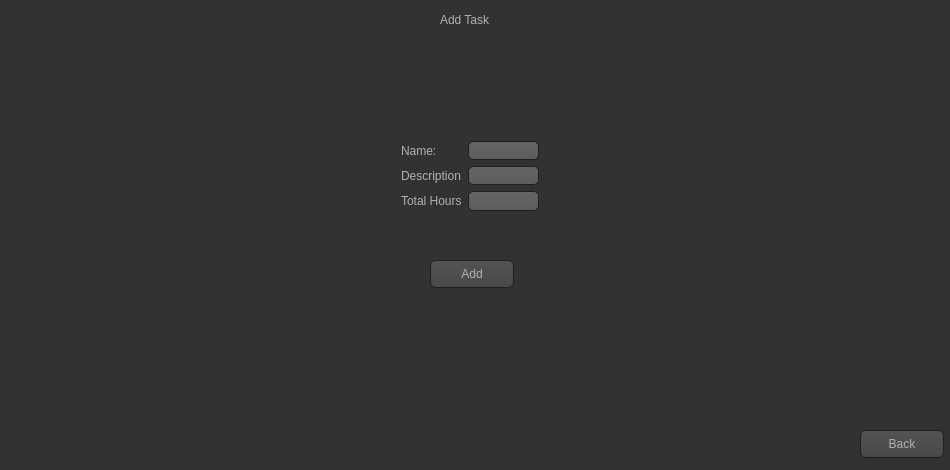
<?xml version="1.0" encoding="UTF-8"?>
<ui version="4.0">
 <class>MainWindow</class>
 <widget class="QMainWindow" name="MainWindow">
  <property name="geometry">
   <rect>
    <x>0</x>
    <y>0</y>
    <width>950</width>
    <height>470</height>
   </rect>
  </property>
  <property name="windowTitle">
   <string>MainWindow</string>
  </property>
  <property name="styleSheet">
   <string notr="true">QToolTip
{
     border: 1px solid black;
     background-color: #ffa02f;
     padding: 1px;
     border-radius: 3px;
     opacity: 100;
}

QWidget
{
    color: #b1b1b1;
    background-color: #323232;
}

QWidget:item:hover
{
    background-color: QLinearGradient( x1: 0, y1: 0, x2: 0, y2: 1, stop: 0 #ffa02f, stop: 1 #ca0619);
    color: #000000;
}

QWidget:item:selected
{
    background-color: QLinearGradient( x1: 0, y1: 0, x2: 0, y2: 1, stop: 0 #ffa02f, stop: 1 #d7801a);
}

QMenuBar::item
{
    background: transparent;
}

QMenuBar::item:selected
{
    background: transparent;
    border: 1px solid #ffaa00;
}

QMenuBar::item:pressed
{
    background: #444;
    border: 1px solid #000;
    background-color: QLinearGradient(
        x1:0, y1:0,
        x2:0, y2:1,
        stop:1 #212121,
        stop:0.4 #343434/*,
        stop:0.2 #343434,
        stop:0.1 #ffaa00*/
    );
    margin-bottom:-1px;
    padding-bottom:1px;
}

QMenu
{
    border: 1px solid #000;
}

QMenu::item
{
    padding: 2px 20px 2px 20px;
}

QMenu::item:selected
{
    color: #000000;
}

QWidget:disabled
{
    color: #404040;
    background-color: #323232;
}

QAbstractItemView
{
    background-color: QLinearGradient( x1: 0, y1: 0, x2: 0, y2: 1, stop: 0 #4d4d4d, stop: 0.1 #646464, stop: 1 #5d5d5d);
}

QWidget:focus
{
    border: 2px solid QLinearGradient( x1: 0, y1: 0, x2: 0, y2: 1, stop: 0 #ffa02f, stop: 1 #d7801a);
}

QLineEdit
{
    background-color: QLinearGradient( x1: 0, y1: 0, x2: 0, y2: 1, stop: 0 #4d4d4d, stop: 0 #646464, stop: 1 #5d5d5d);
    padding: 1px;
    border-style: solid;
    border: 1px solid #1e1e1e;
    border-radius: 5;
}

QPushButton
{
    color: #b1b1b1;
    background-color: QLinearGradient( x1: 0, y1: 0, x2: 0, y2: 1, stop: 0 #565656, stop: 0.1 #525252, stop: 0.5 #4e4e4e, stop: 0.9 #4a4a4a, stop: 1 #464646);
    border-width: 1px;
    border-color: #1e1e1e;
    border-style: solid;
    border-radius: 6;
    padding: 3px;
    font-size: 12px;
    padding-left: 5px;
    padding-right: 5px;
}

QPushButton:pressed
{
    background-color: QLinearGradient( x1: 0, y1: 0, x2: 0, y2: 1, stop: 0 #2d2d2d, stop: 0.1 #2b2b2b, stop: 0.5 #292929, stop: 0.9 #282828, stop: 1 #252525);
}

QComboBox
{
    selection-background-color: #ffaa00;
    background-color: QLinearGradient( x1: 0, y1: 0, x2: 0, y2: 1, stop: 0 #565656, stop: 0.1 #525252, stop: 0.5 #4e4e4e, stop: 0.9 #4a4a4a, stop: 1 #464646);
    border-style: solid;
    border: 1px solid #1e1e1e;
    border-radius: 5;
}

QComboBox:hover,QPushButton:hover
{
    border: 2px solid QLinearGradient( x1: 0, y1: 0, x2: 0, y2: 1, stop: 0 #ffa02f, stop: 1 #d7801a);
}


QComboBox:on
{
    padding-top: 3px;
    padding-left: 4px;
    background-color: QLinearGradient( x1: 0, y1: 0, x2: 0, y2: 1, stop: 0 #2d2d2d, stop: 0.1 #2b2b2b, stop: 0.5 #292929, stop: 0.9 #282828, stop: 1 #252525);
    selection-background-color: #ffaa00;
}

QComboBox QAbstractItemView
{
    border: 2px solid darkgray;
    selection-background-color: QLinearGradient( x1: 0, y1: 0, x2: 0, y2: 1, stop: 0 #ffa02f, stop: 1 #d7801a);
}


QGroupBox:focus
{
border: 2px solid QLinearGradient( x1: 0, y1: 0, x2: 0, y2: 1, stop: 0 #ffa02f, stop: 1 #d7801a);
}

QTextEdit:focus
{
    border: 2px solid QLinearGradient( x1: 0, y1: 0, x2: 0, y2: 1, stop: 0 #ffa02f, stop: 1 #d7801a);
}

QScrollBar:horizontal {
     border: 1px solid #222222;
     background: QLinearGradient( x1: 0, y1: 0, x2: 0, y2: 1, stop: 0.0 #121212, stop: 0.2 #282828, stop: 1 #484848);
     height: 7px;
     margin: 0px 16px 0 16px;
}

QScrollBar::handle:horizontal
{
      background: QLinearGradient( x1: 0, y1: 0, x2: 1, y2: 0, stop: 0 #ffa02f, stop: 0.5 #d7801a, stop: 1 #ffa02f);
      min-height: 20px;
      border-radius: 2px;
}

QScrollBar::add-line:horizontal {
      border: 1px solid #1b1b19;
      border-radius: 2px;
      background: QLinearGradient( x1: 0, y1: 0, x2: 1, y2: 0, stop: 0 #ffa02f, stop: 1 #d7801a);
      width: 14px;
      subcontrol-position: right;
      subcontrol-origin: margin;
}

QScrollBar::sub-line:horizontal {
      border: 1px solid #1b1b19;
      border-radius: 2px;
      background: QLinearGradient( x1: 0, y1: 0, x2: 1, y2: 0, stop: 0 #ffa02f, stop: 1 #d7801a);
      width: 14px;
     subcontrol-position: left;
     subcontrol-origin: margin;
}

QScrollBar::right-arrow:horizontal, QScrollBar::left-arrow:horizontal
{
      border: 1px solid black;
      width: 1px;
      height: 1px;
      background: white;
}

QScrollBar::add-page:horizontal, QScrollBar::sub-page:horizontal
{
      background: none;
}

QScrollBar:vertical
{
      background: QLinearGradient( x1: 0, y1: 0, x2: 1, y2: 0, stop: 0.0 #121212, stop: 0.2 #282828, stop: 1 #484848);
      width: 7px;
      margin: 16px 0 16px 0;
      border: 1px solid #222222;
}

QScrollBar::handle:vertical
{
      background: QLinearGradient( x1: 0, y1: 0, x2: 0, y2: 1, stop: 0 #ffa02f, stop: 0.5 #d7801a, stop: 1 #ffa02f);
      min-height: 20px;
      border-radius: 2px;
}

QScrollBar::add-line:vertical
{
      border: 1px solid #1b1b19;
      border-radius: 2px;
      background: QLinearGradient( x1: 0, y1: 0, x2: 0, y2: 1, stop: 0 #ffa02f, stop: 1 #d7801a);
      height: 14px;
      subcontrol-position: bottom;
      subcontrol-origin: margin;
}

QScrollBar::sub-line:vertical
{
      border: 1px solid #1b1b19;
      border-radius: 2px;
      background: QLinearGradient( x1: 0, y1: 0, x2: 0, y2: 1, stop: 0 #d7801a, stop: 1 #ffa02f);
      height: 14px;
      subcontrol-position: top;
      subcontrol-origin: margin;
}

QScrollBar::up-arrow:vertical, QScrollBar::down-arrow:vertical
{
      border: 1px solid black;
      width: 1px;
      height: 1px;
      background: white;
}


QScrollBar::add-page:vertical, QScrollBar::sub-page:vertical
{
      background: none;
}

QTextEdit
{
    background-color: #242424;
}

QPlainTextEdit
{
    background-color: #242424;
}

QHeaderView::section
{
    background-color: QLinearGradient(x1:0, y1:0, x2:0, y2:1, stop:0 #616161, stop: 0.5 #505050, stop: 0.6 #434343, stop:1 #656565);
    color: white;
    padding-left: 4px;
    border: 1px solid #6c6c6c;
}

QCheckBox:disabled
{
color: #414141;
}

QDockWidget::title
{
    text-align: center;
    spacing: 3px; /* spacing between items in the tool bar */
    background-color: QLinearGradient(x1:0, y1:0, x2:0, y2:1, stop:0 #323232, stop: 0.5 #242424, stop:1 #323232);
}

QDockWidget::close-button, QDockWidget::float-button
{
    text-align: center;
    spacing: 1px; /* spacing between items in the tool bar */
    background-color: QLinearGradient(x1:0, y1:0, x2:0, y2:1, stop:0 #323232, stop: 0.5 #242424, stop:1 #323232);
}

QDockWidget::close-button:hover, QDockWidget::float-button:hover
{
    background: #242424;
}

QDockWidget::close-button:pressed, QDockWidget::float-button:pressed
{
    padding: 1px -1px -1px 1px;
}

QMainWindow::separator
{
    background-color: QLinearGradient(x1:0, y1:0, x2:0, y2:1, stop:0 #161616, stop: 0.5 #151515, stop: 0.6 #212121, stop:1 #343434);
    color: white;
    padding-left: 4px;
    border: 1px solid #4c4c4c;
    spacing: 3px; /* spacing between items in the tool bar */
}

QMainWindow::separator:hover
{

    background-color: QLinearGradient(x1:0, y1:0, x2:0, y2:1, stop:0 #d7801a, stop:0.5 #b56c17 stop:1 #ffa02f);
    color: white;
    padding-left: 4px;
    border: 1px solid #6c6c6c;
    spacing: 3px; /* spacing between items in the tool bar */
}

QToolBar::handle
{
     spacing: 3px; /* spacing between items in the tool bar */
     background: url(:/images/handle.png);
}

QMenu::separator
{
    height: 2px;
    background-color: QLinearGradient(x1:0, y1:0, x2:0, y2:1, stop:0 #161616, stop: 0.5 #151515, stop: 0.6 #212121, stop:1 #343434);
    color: white;
    padding-left: 4px;
    margin-left: 10px;
    margin-right: 5px;
}

QProgressBar
{
    border: 2px solid grey;
    border-radius: 5px;
    text-align: center;
}

QProgressBar::chunk
{
    background-color: #d7801a;
    width: 2.15px;
    margin: 0.5px;
}

QTabBar::tab {
    color: #b1b1b1;
    border: 1px solid #444;
    border-bottom-style: none;
    background-color: #323232;
    padding-left: 10px;
    padding-right: 10px;
    padding-top: 3px;
    padding-bottom: 2px;
    margin-right: -1px;
}

QTabWidget::pane {
    border: 1px solid #444;
    top: 1px;
}

QTabBar::tab:last
{
    margin-right: 0; /* the last selected tab has nothing to overlap with on the right */
    border-top-right-radius: 3px;
}

QTabBar::tab:first:!selected
{
 margin-left: 0px; /* the last selected tab has nothing to overlap with on the right */


    border-top-left-radius: 3px;
}

QTabBar::tab:!selected
{
    color: #b1b1b1;
    border-bottom-style: solid;
    margin-top: 3px;
    background-color: QLinearGradient(x1:0, y1:0, x2:0, y2:1, stop:1 #212121, stop:.4 #343434);
}

QTabBar::tab:selected
{
    border-top-left-radius: 3px;
    border-top-right-radius: 3px;
    margin-bottom: 0px;
}

QTabBar::tab:!selected:hover
{
    /*border-top: 2px solid #ffaa00;
    padding-bottom: 3px;*/
    border-top-left-radius: 3px;
    border-top-right-radius: 3px;
    background-color: QLinearGradient(x1:0, y1:0, x2:0, y2:1, stop:1 #212121, stop:0.4 #343434, stop:0.2 #343434, stop:0.1 #ffaa00);
}

QRadioButton::indicator:checked, QRadioButton::indicator:unchecked{
    color: #b1b1b1;
    background-color: #323232;
    border: 1px solid #b1b1b1;
    border-radius: 6px;
}

QRadioButton::indicator:checked
{
    background-color: qradialgradient(
        cx: 0.5, cy: 0.5,
        fx: 0.5, fy: 0.5,
        radius: 1.0,
        stop: 0.25 #ffaa00,
        stop: 0.3 #323232
    );
}

QCheckBox::indicator{
    color: #b1b1b1;
    background-color: #323232;
    border: 1px solid #b1b1b1;
    width: 9px;
    height: 9px;
}

QRadioButton::indicator
{
    border-radius: 6px;
}

QRadioButton::indicator:hover, QCheckBox::indicator:hover
{
    border: 1px solid #ffaa00;
}

QCheckBox::indicator:checked
{
    image:url(:/images/checkbox.png);
}

QCheckBox::indicator:disabled, QRadioButton::indicator:disabled
{
    border: 1px solid #444;
}</string>
  </property>
  <widget class="QWidget" name="centralWidget">
   <widget class="QStackedWidget" name="stackedWidget">
    <property name="geometry">
     <rect>
      <x>0</x>
      <y>0</y>
      <width>950</width>
      <height>470</height>
     </rect>
    </property>
    <property name="currentIndex">
     <number>3</number>
    </property>
    <widget class="QWidget" name="home">
     <widget class="QPushButton" name="hb_view">
      <property name="geometry">
       <rect>
        <x>400</x>
        <y>160</y>
        <width>161</width>
        <height>71</height>
       </rect>
      </property>
      <property name="text">
       <string>View Calendar</string>
      </property>
     </widget>
     <widget class="QTextEdit" name="textEdit">
      <property name="geometry">
       <rect>
        <x>360</x>
        <y>0</y>
        <width>231</width>
        <height>51</height>
       </rect>
      </property>
      <property name="html">
       <string>&lt;!DOCTYPE HTML PUBLIC &quot;-//W3C//DTD HTML 4.0//EN&quot; &quot;http://www.w3.org/TR/REC-html40/strict.dtd&quot;&gt;
&lt;html&gt;&lt;head&gt;&lt;meta name=&quot;qrichtext&quot; content=&quot;1&quot; /&gt;&lt;style type=&quot;text/css&quot;&gt;
p, li { white-space: pre-wrap; }
&lt;/style&gt;&lt;/head&gt;&lt;body style=&quot; font-family:'Cantarell'; font-size:11pt; font-weight:400; font-style:normal;&quot;&gt;
&lt;p style=&quot; margin-top:0px; margin-bottom:0px; margin-left:0px; margin-right:0px; -qt-block-indent:0; text-indent:0px;&quot;&gt;&lt;span style=&quot; font-size:24pt;&quot;&gt;Smart Calendar&lt;/span&gt;&lt;/p&gt;&lt;/body&gt;&lt;/html&gt;</string>
      </property>
     </widget>
     <widget class="QPushButton" name="hb_exit">
      <property name="geometry">
       <rect>
        <x>440</x>
        <y>340</y>
        <width>84</width>
        <height>28</height>
       </rect>
      </property>
      <property name="text">
       <string>Exit</string>
      </property>
     </widget>
    </widget>
    <widget class="QWidget" name="calendar">
     <widget class="QPushButton" name="cb_add">
      <property name="geometry">
       <rect>
        <x>450</x>
        <y>10</y>
        <width>84</width>
        <height>28</height>
       </rect>
      </property>
      <property name="text">
       <string>Add Task</string>
      </property>
     </widget>
     <widget class="QTableWidget" name="ct_table">
      <property name="geometry">
       <rect>
        <x>10</x>
        <y>50</y>
        <width>531</width>
        <height>411</height>
       </rect>
      </property>
     </widget>
     <widget class="QTextBrowser" name="ct_time">
      <property name="geometry">
       <rect>
        <x>110</x>
        <y>10</y>
        <width>191</width>
        <height>31</height>
       </rect>
      </property>
     </widget>
     <widget class="QLabel" name="label">
      <property name="geometry">
       <rect>
        <x>10</x>
        <y>10</y>
        <width>91</width>
        <height>20</height>
       </rect>
      </property>
      <property name="text">
       <string>Current Time:</string>
      </property>
     </widget>
     <widget class="QPushButton" name="cb_set">
      <property name="geometry">
       <rect>
        <x>340</x>
        <y>10</y>
        <width>84</width>
        <height>28</height>
       </rect>
      </property>
      <property name="text">
       <string>Set Hours</string>
      </property>
     </widget>
     <widget class="QLabel" name="label_29">
      <property name="geometry">
       <rect>
        <x>550</x>
        <y>60</y>
        <width>91</width>
        <height>20</height>
       </rect>
      </property>
      <property name="text">
       <string>SCHEDULED:</string>
      </property>
     </widget>
     <widget class="QTableWidget" name="ct_scheduled">
      <property name="geometry">
       <rect>
        <x>545</x>
        <y>80</y>
        <width>221</width>
        <height>291</height>
       </rect>
      </property>
     </widget>
     <widget class="QPushButton" name="cb_schedule">
      <property name="geometry">
       <rect>
        <x>720</x>
        <y>10</y>
        <width>91</width>
        <height>28</height>
       </rect>
      </property>
      <property name="text">
       <string>Schedule</string>
      </property>
     </widget>
     <widget class="QPushButton" name="cb_back">
      <property name="geometry">
       <rect>
        <x>860</x>
        <y>430</y>
        <width>81</width>
        <height>28</height>
       </rect>
      </property>
      <property name="text">
       <string>Back</string>
      </property>
     </widget>
     <widget class="QLabel" name="label_30">
      <property name="geometry">
       <rect>
        <x>770</x>
        <y>60</y>
        <width>111</width>
        <height>20</height>
       </rect>
      </property>
      <property name="text">
       <string>UNSCHEDULED:</string>
      </property>
     </widget>
     <widget class="QTableWidget" name="ct_unscheduled">
      <property name="geometry">
       <rect>
        <x>770</x>
        <y>80</y>
        <width>171</width>
        <height>291</height>
       </rect>
      </property>
     </widget>
     <widget class="QPushButton" name="cb_deleteUn">
      <property name="geometry">
       <rect>
        <x>820</x>
        <y>380</y>
        <width>84</width>
        <height>28</height>
       </rect>
      </property>
      <property name="text">
       <string>Delete</string>
      </property>
     </widget>
     <widget class="QPushButton" name="cb_deleteSc">
      <property name="geometry">
       <rect>
        <x>620</x>
        <y>380</y>
        <width>84</width>
        <height>28</height>
       </rect>
      </property>
      <property name="text">
       <string>Delete</string>
      </property>
     </widget>
    </widget>
    <widget class="QWidget" name="set">
     <widget class="QPushButton" name="sb_back">
      <property name="geometry">
       <rect>
        <x>860</x>
        <y>430</y>
        <width>81</width>
        <height>28</height>
       </rect>
      </property>
      <property name="text">
       <string>Back</string>
      </property>
     </widget>
     <widget class="QLabel" name="sc_label1">
      <property name="geometry">
       <rect>
        <x>420</x>
        <y>10</y>
        <width>101</width>
        <height>20</height>
       </rect>
      </property>
      <property name="text">
       <string>Set Hours Free</string>
      </property>
     </widget>
     <widget class="QWidget" name="gridLayoutWidget">
      <property name="geometry">
       <rect>
        <x>150</x>
        <y>90</y>
        <width>600</width>
        <height>187</height>
       </rect>
      </property>
      <layout class="QGridLayout" name="gridLayout">
       <item row="0" column="6">
        <widget class="QLabel" name="label_24">
         <property name="text">
          <string>SAT</string>
         </property>
        </widget>
       </item>
       <item row="3" column="1">
        <widget class="QLabel" name="label_3">
         <property name="text">
          <string>To:</string>
         </property>
        </widget>
       </item>
       <item row="0" column="1">
        <widget class="QLabel" name="label_19">
         <property name="text">
          <string>MON</string>
         </property>
        </widget>
       </item>
       <item row="0" column="3">
        <widget class="QLabel" name="label_21">
         <property name="text">
          <string>WED</string>
         </property>
        </widget>
       </item>
       <item row="0" column="2">
        <widget class="QLabel" name="label_20">
         <property name="text">
          <string>TUE</string>
         </property>
        </widget>
       </item>
       <item row="0" column="5">
        <widget class="QLabel" name="label_23">
         <property name="text">
          <string>FRI</string>
         </property>
        </widget>
       </item>
       <item row="0" column="4">
        <widget class="QLabel" name="label_22">
         <property name="text">
          <string>THU</string>
         </property>
        </widget>
       </item>
       <item row="2" column="1">
        <widget class="QComboBox" name="sc_monFrom"/>
       </item>
       <item row="2" column="0">
        <widget class="QLabel" name="label_18">
         <property name="text">
          <string>Hours Free</string>
         </property>
        </widget>
       </item>
       <item row="4" column="6">
        <widget class="QComboBox" name="sc_satTo"/>
       </item>
       <item row="2" column="6">
        <widget class="QComboBox" name="sc_satFrom"/>
       </item>
       <item row="2" column="2">
        <widget class="QComboBox" name="sc_tueFrom"/>
       </item>
       <item row="2" column="3">
        <widget class="QComboBox" name="sc_wedFrom"/>
       </item>
       <item row="2" column="7">
        <widget class="QComboBox" name="sc_sunFrom"/>
       </item>
       <item row="4" column="3">
        <widget class="QComboBox" name="sc_wedTo"/>
       </item>
       <item row="4" column="4">
        <widget class="QComboBox" name="sc_thuTo"/>
       </item>
       <item row="1" column="1">
        <widget class="QLabel" name="label_2">
         <property name="text">
          <string>From:</string>
         </property>
        </widget>
       </item>
       <item row="2" column="4">
        <widget class="QComboBox" name="sc_thuFrom"/>
       </item>
       <item row="4" column="7">
        <widget class="QComboBox" name="sc_sunTo"/>
       </item>
       <item row="4" column="2">
        <widget class="QComboBox" name="sc_tueTo"/>
       </item>
       <item row="2" column="5">
        <widget class="QComboBox" name="sc_friFrom"/>
       </item>
       <item row="0" column="7">
        <widget class="QLabel" name="label_25">
         <property name="text">
          <string>SUN</string>
         </property>
        </widget>
       </item>
       <item row="4" column="1">
        <widget class="QComboBox" name="sc_monTo"/>
       </item>
       <item row="4" column="5">
        <widget class="QComboBox" name="sc_friTo"/>
       </item>
       <item row="1" column="2">
        <widget class="QLabel" name="label_5">
         <property name="text">
          <string>From:</string>
         </property>
        </widget>
       </item>
       <item row="1" column="3">
        <widget class="QLabel" name="label_9">
         <property name="text">
          <string>From:</string>
         </property>
        </widget>
       </item>
       <item row="3" column="2">
        <widget class="QLabel" name="label_4">
         <property name="text">
          <string>To:</string>
         </property>
        </widget>
       </item>
       <item row="3" column="3">
        <widget class="QLabel" name="label_8">
         <property name="text">
          <string>To:</string>
         </property>
        </widget>
       </item>
       <item row="3" column="4">
        <widget class="QLabel" name="label_10">
         <property name="text">
          <string>To:</string>
         </property>
        </widget>
       </item>
       <item row="1" column="4">
        <widget class="QLabel" name="label_11">
         <property name="text">
          <string>From:</string>
         </property>
        </widget>
       </item>
       <item row="3" column="5">
        <widget class="QLabel" name="label_12">
         <property name="text">
          <string>To:</string>
         </property>
        </widget>
       </item>
       <item row="1" column="5">
        <widget class="QLabel" name="label_13">
         <property name="text">
          <string>From:</string>
         </property>
        </widget>
       </item>
       <item row="1" column="6">
        <widget class="QLabel" name="label_15">
         <property name="text">
          <string>From:</string>
         </property>
        </widget>
       </item>
       <item row="3" column="6">
        <widget class="QLabel" name="label_14">
         <property name="text">
          <string>To:</string>
         </property>
        </widget>
       </item>
       <item row="1" column="7">
        <widget class="QLabel" name="label_17">
         <property name="text">
          <string>From:</string>
         </property>
        </widget>
       </item>
       <item row="3" column="7">
        <widget class="QLabel" name="label_16">
         <property name="text">
          <string>To:</string>
         </property>
        </widget>
       </item>
      </layout>
     </widget>
     <widget class="QPushButton" name="sb_apply">
      <property name="geometry">
       <rect>
        <x>430</x>
        <y>310</y>
        <width>84</width>
        <height>28</height>
       </rect>
      </property>
      <property name="text">
       <string>Apply</string>
      </property>
     </widget>
    </widget>
    <widget class="QWidget" name="add">
     <widget class="QLabel" name="label_7">
      <property name="geometry">
       <rect>
        <x>440</x>
        <y>10</y>
        <width>63</width>
        <height>20</height>
       </rect>
      </property>
      <property name="text">
       <string>Add Task</string>
      </property>
     </widget>
     <widget class="QWidget" name="formLayoutWidget">
      <property name="geometry">
       <rect>
        <x>390</x>
        <y>130</y>
        <width>160</width>
        <height>92</height>
       </rect>
      </property>
      <layout class="QFormLayout" name="formLayout">
       <item row="0" column="0">
        <widget class="QLabel" name="label_26">
         <property name="text">
          <string>Name: </string>
         </property>
        </widget>
       </item>
       <item row="1" column="0">
        <widget class="QLabel" name="label_27">
         <property name="text">
          <string>Description</string>
         </property>
        </widget>
       </item>
       <item row="0" column="1">
        <widget class="QLineEdit" name="al_name"/>
       </item>
       <item row="1" column="1">
        <widget class="QLineEdit" name="al_desc"/>
       </item>
       <item row="2" column="1">
        <widget class="QLineEdit" name="al_hours"/>
       </item>
       <item row="2" column="0">
        <widget class="QLabel" name="label_28">
         <property name="text">
          <string>Total Hours</string>
         </property>
        </widget>
       </item>
      </layout>
     </widget>
     <widget class="QPushButton" name="ab_back">
      <property name="geometry">
       <rect>
        <x>860</x>
        <y>430</y>
        <width>84</width>
        <height>28</height>
       </rect>
      </property>
      <property name="text">
       <string>Back</string>
      </property>
     </widget>
     <widget class="QPushButton" name="ab_add">
      <property name="geometry">
       <rect>
        <x>430</x>
        <y>260</y>
        <width>84</width>
        <height>28</height>
       </rect>
      </property>
      <property name="text">
       <string>Add</string>
      </property>
     </widget>
    </widget>
   </widget>
  </widget>
 </widget>
 <layoutdefault spacing="6" margin="11"/>
 <resources/>
 <connections/>
</ui>
